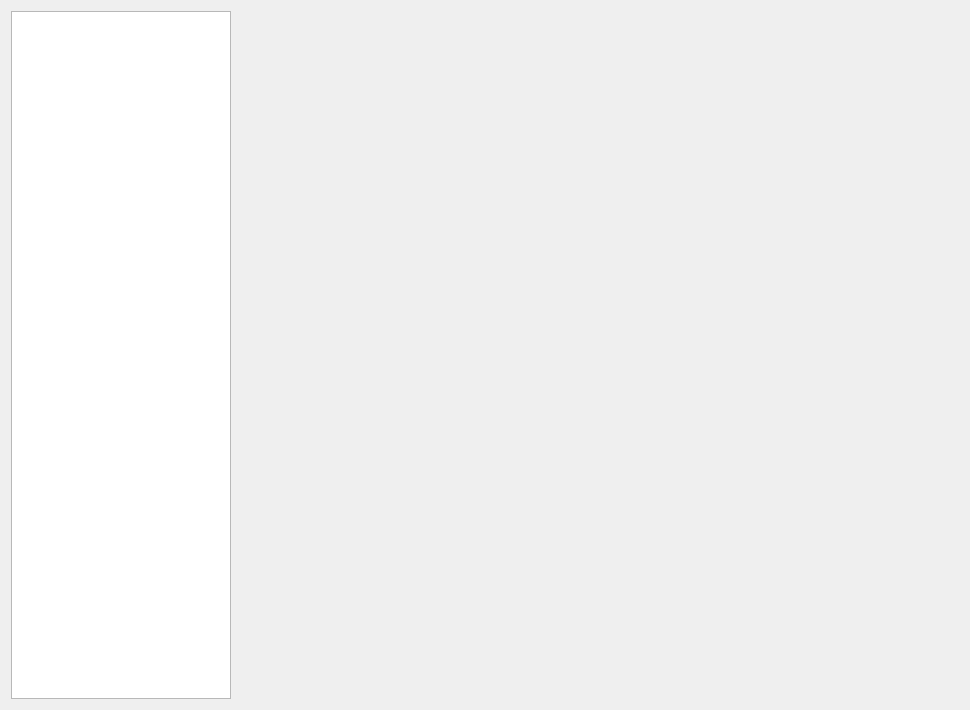
<?xml version="1.0" encoding="UTF-8"?>
<ui version="4.0">
 <class>SVSimulationSettingsView</class>
 <widget class="QWidget" name="SVSimulationSettingsView">
  <property name="geometry">
   <rect>
    <x>0</x>
    <y>0</y>
    <width>970</width>
    <height>710</height>
   </rect>
  </property>
  <property name="windowTitle">
   <string>Form</string>
  </property>
  <layout class="QHBoxLayout" name="horizontalLayout_2">
   <item>
    <widget class="QListWidget" name="listWidget">
     <property name="minimumSize">
      <size>
       <width>220</width>
       <height>0</height>
      </size>
     </property>
     <property name="maximumSize">
      <size>
       <width>200</width>
       <height>16777215</height>
      </size>
     </property>
     <property name="frameShape">
      <enum>QFrame::StyledPanel</enum>
     </property>
     <property name="frameShadow">
      <enum>QFrame::Sunken</enum>
     </property>
     <property name="lineWidth">
      <number>1</number>
     </property>
     <property name="midLineWidth">
      <number>0</number>
     </property>
    </widget>
   </item>
   <item>
    <widget class="QStackedWidget" name="stackedWidget">
     <property name="currentIndex">
      <number>3</number>
     </property>
     <widget class="QWidget" name="pageLocation"/>
     <widget class="QWidget" name="pageShading"/>
     <widget class="QWidget" name="pageSimulation">
      <layout class="QVBoxLayout" name="verticalLayout">
       <item>
        <widget class="QTabWidget" name="tabWidgetSimulation">
         <property name="minimumSize">
          <size>
           <width>200</width>
           <height>0</height>
          </size>
         </property>
         <property name="font">
          <font>
           <pointsize>9</pointsize>
          </font>
         </property>
         <property name="tabPosition">
          <enum>QTabWidget::North</enum>
         </property>
         <property name="currentIndex">
          <number>0</number>
         </property>
         <widget class="QWidget" name="tabSimulationStart">
          <property name="font">
           <font>
            <pointsize>12</pointsize>
           </font>
          </property>
          <attribute name="title">
           <string>Start Simulation</string>
          </attribute>
         </widget>
         <widget class="QWidget" name="tabSimulationOutputs">
          <attribute name="title">
           <string>Outputs</string>
          </attribute>
         </widget>
         <widget class="QWidget" name="tabSimulationModelOptions">
          <attribute name="title">
           <string>Model settings</string>
          </attribute>
         </widget>
         <widget class="QWidget" name="tabSimulationPerformanceOptions">
          <attribute name="title">
           <string>Performance options</string>
          </attribute>
         </widget>
         <widget class="QWidget" name="tabNetworkSettings">
          <attribute name="title">
           <string>Network settings</string>
          </attribute>
         </widget>
        </widget>
       </item>
      </layout>
     </widget>
     <widget class="QWidget" name="pageLca"/>
     <widget class="QWidget" name="pageAcoustic"/>
    </widget>
   </item>
  </layout>
 </widget>
 <resources/>
 <connections/>
</ui>
